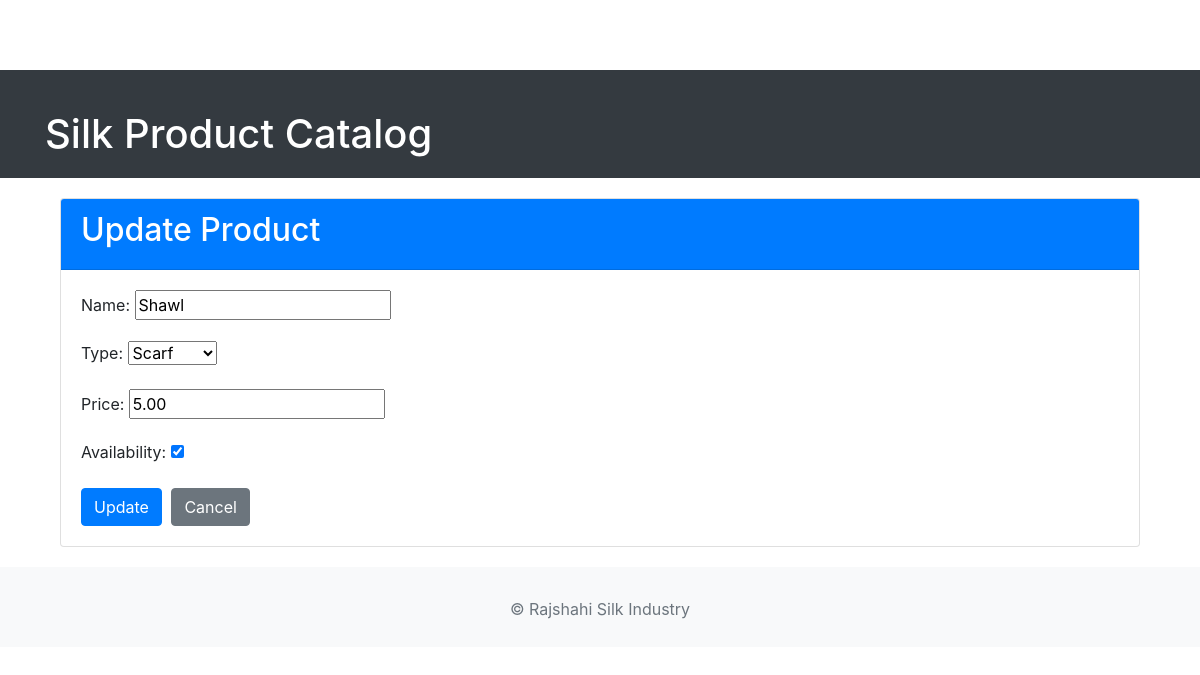
The app's page /update/5/ with its own data.
### silk_products/models.py (models this page shows, shortened)
class SilkProduct(models.Model):
    PRODUCT_TYPES = [
        ('saree', 'Saree'),
        ('fabric', 'Fabric'),
        ('scarf', 'Scarf'),
    ]
    name = models.CharField(max_length=200, unique=True)
    type = models.CharField(max_length=50, choices=PRODUCT_TYPES)
    price = models.DecimalField(max_digits=10, decimal_places=2)
    availability = models.BooleanField(default=True)
    created_at = models.DateTimeField(auto_now_add=True)
    updated_at = models.DateTimeField(auto_now=True)
    class Meta:
        ordering = ['-created_at']

### silk_products/views.py (the view)
# urls.py: path('update/<int:pk>/', views.product_update, name='product_update'),
def product_update(request, pk):
    product = get_object_or_404(SilkProduct, pk=pk)
    if request.method == 'POST':
        form = SilkProductForm(request.POST, instance=product)
        if form.is_valid():
            form.save()
            messages.success(request, 'Product updated successfully!')
            return redirect('product_list')
    else:
        form = SilkProductForm(instance=product)
    return render(request, 'silk_products/product_form.html', {'form': form, 'action': 'Update'})

### silk_products/forms.py
class SilkProductForm(forms.ModelForm):
    class Meta:
        model = SilkProduct
        fields = ['name', 'type', 'price', 'availability']

### templates/silk_products/product_form.html (shortened to what this page needs)
{% extends 'base.html' %}
{% block content %}
<div class="container">
    <div class="card">
        <div class="card-header bg-primary text-white">
            <h2>{{ action }} Product</h2>
        </div>
        <div class="card-body">
            <form method="post">
                {{ form.as_p }}
                <button type="submit" class="btn btn-primary">{{ action }}</button>
                <a href="{% url 'product_list' %}" class="btn btn-secondary">Cancel</a>
            </form>
        </div>
    </div>
</div>
{% endblock %}

### templates/base.html (style rules this page uses)
body { padding-top: 70px; }
.container { margin-top: 20px; }
.btn { margin-right: 5px; }

### records on screen
SilkProduct: name "Shawl", type "Scarf", price "5.00", availability "☑"

### other values on screen
{{ action }} "Update"
